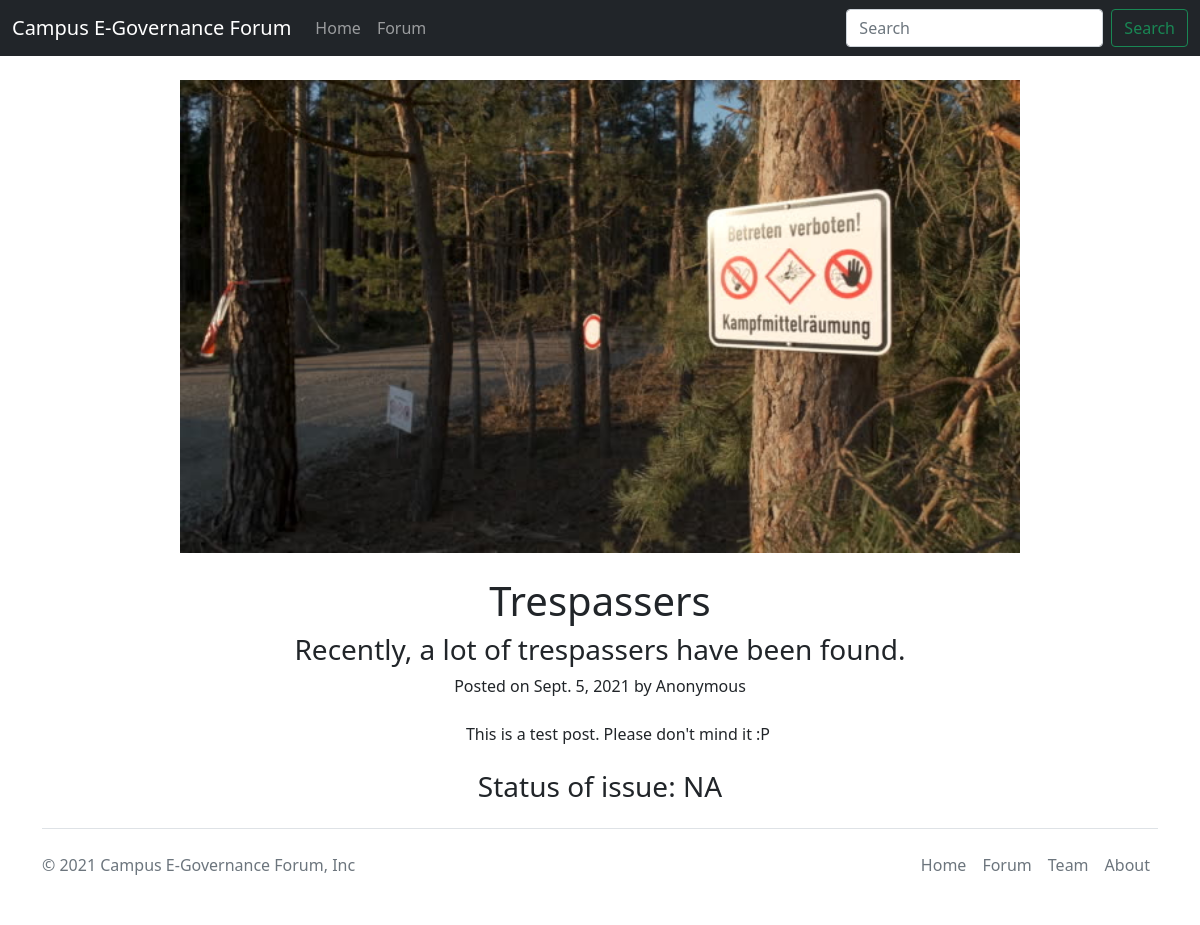
Page /forum/trespasser on the committed database.
### forum/models.py (models this page shows, shortened)
class Issue(models.Model):
    subject = models.CharField(max_length=100, default="(Not available)")
    summary = models.TextField(max_length=200, default="(Not available)")
    description = models.TextField(max_length=750, default="(Not available)")
    image = models.ImageField(upload_to='forum/images', default="")
    tracked = models.BooleanField(choices=((True, 'Yes'), (False, 'No')), default=False)
    status = models.TextField(max_length=300, default="")
    date = models.DateField(auto_now_add=True)
    author = models.CharField(max_length=50, default="Anonymous")
    slug = models.SlugField(unique=True, max_length=100)

### forum/views.py (the view)
# urls.py: path('<str:slug>', views.blogPost, name=""),
def blogPost(request, slug):
    a = Issue.objects.filter(slug=slug)
    if list(a) == []:
        return HttpResponse("Post not available!")
    else:
        params = dict(a.values()[0])
        return render(request, 'forum/issue.html', params)

### forum/templates/forum/issue.html (shortened to what this page needs)
{% extends 'forum/base.html' %}
{% load static %}
{% block body %}
<center>
<img src="/media/{{ image }}" style="width: 70%;" class="my-4 mx-4">
<h1>{{ subject }}</h1>
<h3>{{ summary }}</h3>
<p>Posted on {{ date }} by {{ author }}</p>
<article class="my-4 mx-4">
    <div class="container my-4 mx-4">
        {{ description }}
    </div>
</article>
<h3>Status of issue: {{ status }}</h3>
</center>
{% endblock %}

### rows in the picture
Issue: image (picture), subject "Trespassers", summary "Recently, a lot of trespassers have been found.", date "Sept. 5, 2021", author "Anonymous", description "This is a test post. Please don't mind it :P", status "NA"
